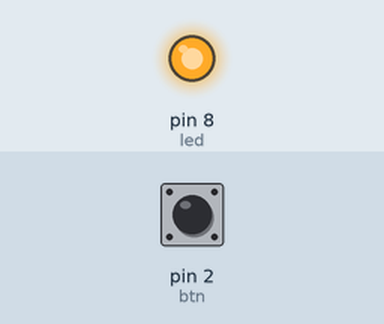
Bench run of a sketch on a simulated Arduino Uno, built with avr-gcc and run on an emulated ATmega328P. Parts: output pins drawn as LEDs (lit = HIGH). The inputs (shaded band) are chosen by the test bench; at power-on: pin 2 (btn) LOW.

Above: at 1.2 s.
1.3 s: pin 2 (btn) pulled HIGH for 0.15 s
At 1.37 s:
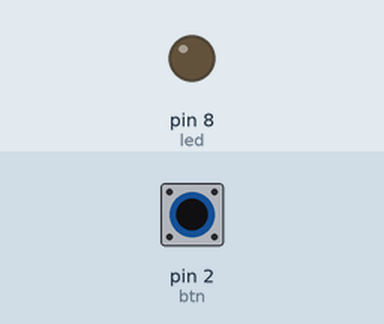
2.9 s: pin 2 (btn) pulled HIGH for 3.2 s
At 6.7 s:
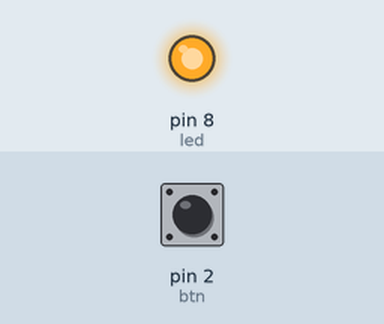
Timing chart, 0 to 8.2 s (numbered marks = the images above; inputs shaded):
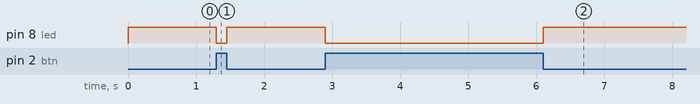

The sketch:

led.ino
```cpp
int led = 8;
int btn = 2;
void setup()
{
  pinMode(led, OUTPUT);
  pinMode(btn,INPUT);
}

void loop()
{
 int val = digitalRead(btn);
   if(val == HIGH) {
   digitalWrite(led,LOW);
}
  else{

    digitalWrite(led,HIGH);

  }
}
```

Measured:
- after the input at 1.3 s, pin 8 (led): HIGH → LOW at once, → HIGH 0.15 s later
- after the input at 2.9 s, pin 8 (led): HIGH → LOW at once, → HIGH 3.2 s later
